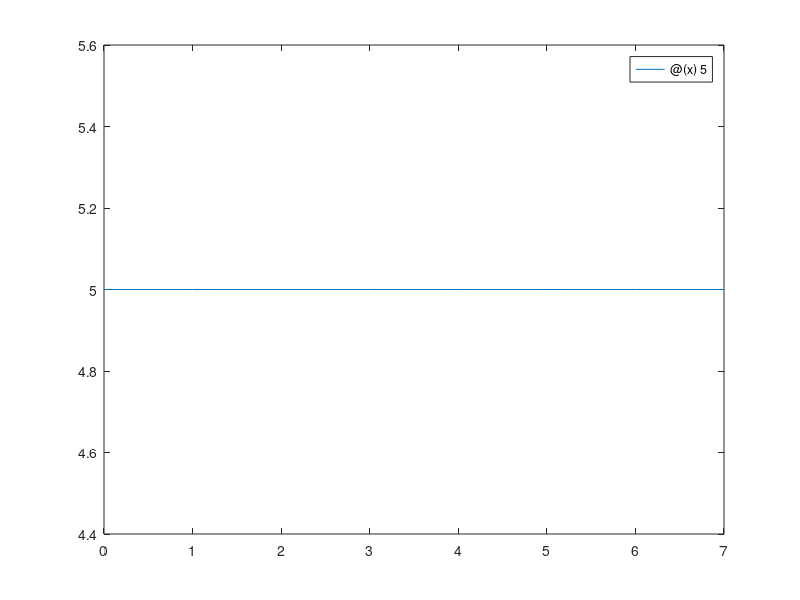

Here is the MATLAB script that generated this plot: (Note: this script raises an error after producing the figure.)
% Ejemplo de manejo y dibujo de funciones
fstr=input('Dame la funcion con ''x'' como variable  ','s'); %Lo que va a recibir es un string, nos ahorramos poner las ''
fvec=vectorize(fstr); %Pasa los * / ^ a .* ./ .^ para que sea aplicable a vectores
f=eval(['@(x) ' fvec]);  %Genera una funcion anonima con esa cadena de caracteres (creando un literal que es la orden de ejecutar la funcion)
x=0:7;
y=f(x); %Vector formado por f(0)...f(7)
disp(y)
fplot(f,[0 7]) %Dibujar la funcion en el intervalo dado
pause(3)
fpvec=vectorize(diff(sym(f)));
fprima=eval(['@(x) ' fpvec]);
y=fprima(x);
disp(y)
hold on
fplot(fprima,[0 7],'r')
legend('Funcion','Derivada','Location','Best')
title('Ejemplo de manejo y dibujo de funciones')